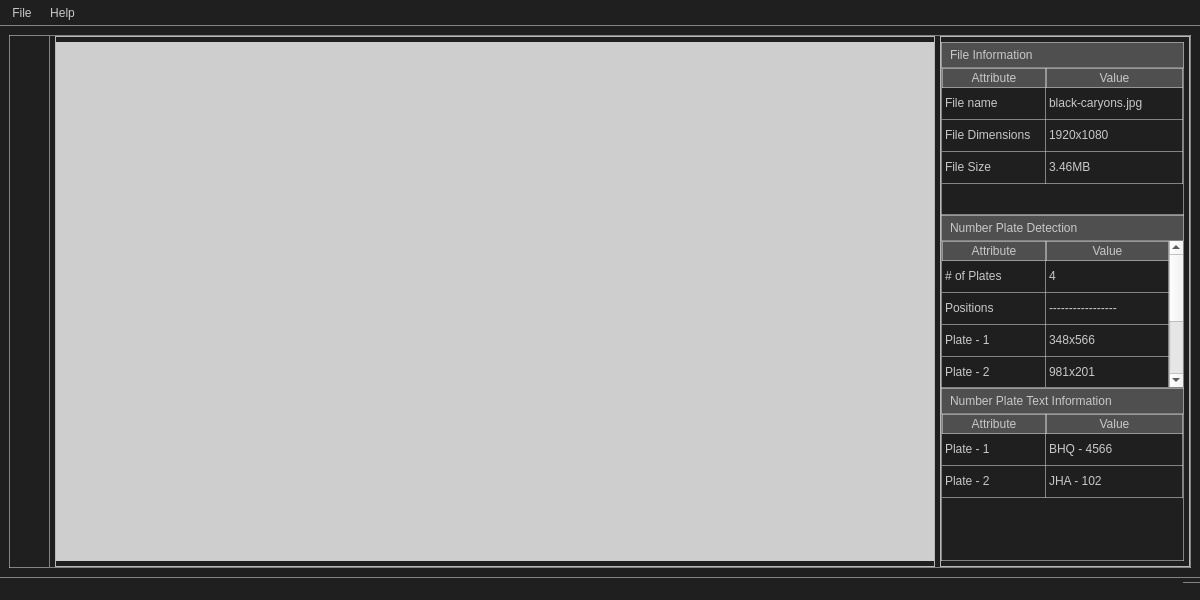
<?xml version="1.0" encoding="UTF-8"?>
<ui version="4.0">
 <class>MainWindow</class>
 <widget class="QMainWindow" name="MainWindow">
  <property name="geometry">
   <rect>
    <x>0</x>
    <y>0</y>
    <width>1200</width>
    <height>600</height>
   </rect>
  </property>
  <property name="minimumSize">
   <size>
    <width>800</width>
    <height>600</height>
   </size>
  </property>
  <property name="windowTitle">
   <string>MainWindow</string>
  </property>
  <property name="styleSheet">
   <string notr="true">QWidget#centralwidget {
background-color: rgb(31, 31, 31);
}
QMenuBar {
background-color: rgb(31, 31, 31);
}
QMenu {
background-color: rgb(31, 31, 31);
}
QStatusBar {
background-color: rgb(31, 31, 31);
}</string>
  </property>
  <widget class="QWidget" name="centralwidget">
   <property name="styleSheet">
    <string notr="true">QFrame#mainframe {
border: 1px solid rgba(200, 200, 200, 150);
}</string>
   </property>
   <layout class="QHBoxLayout" name="horizontalLayout_3">
    <item>
     <widget class="QFrame" name="mainframe">
      <property name="sizePolicy">
       <sizepolicy hsizetype="Expanding" vsizetype="Expanding">
        <horstretch>1</horstretch>
        <verstretch>1</verstretch>
       </sizepolicy>
      </property>
      <property name="styleSheet">
       <string notr="true">QFrame#toolFrame {
	border: 1px solid rgba(200, 200, 200, 150);
	border-bottom: none;
	border-left: none;
	border-top: none
}</string>
      </property>
      <property name="frameShape">
       <enum>QFrame::StyledPanel</enum>
      </property>
      <property name="frameShadow">
       <enum>QFrame::Raised</enum>
      </property>
      <layout class="QHBoxLayout" name="horizontalLayout_4">
       <property name="spacing">
        <number>5</number>
       </property>
       <property name="leftMargin">
        <number>0</number>
       </property>
       <property name="topMargin">
        <number>0</number>
       </property>
       <property name="rightMargin">
        <number>0</number>
       </property>
       <property name="bottomMargin">
        <number>0</number>
       </property>
       <item>
        <widget class="QFrame" name="toolFrame">
         <property name="sizePolicy">
          <sizepolicy hsizetype="Maximum" vsizetype="Expanding">
           <horstretch>0</horstretch>
           <verstretch>0</verstretch>
          </sizepolicy>
         </property>
         <property name="minimumSize">
          <size>
           <width>40</width>
           <height>0</height>
          </size>
         </property>
         <property name="maximumSize">
          <size>
           <width>40</width>
           <height>16777215</height>
          </size>
         </property>
         <property name="styleSheet">
          <string notr="true"/>
         </property>
         <property name="frameShape">
          <enum>QFrame::StyledPanel</enum>
         </property>
         <property name="frameShadow">
          <enum>QFrame::Raised</enum>
         </property>
         <layout class="QVBoxLayout" name="verticalLayout">
          <property name="leftMargin">
           <number>5</number>
          </property>
          <property name="topMargin">
           <number>5</number>
          </property>
          <property name="rightMargin">
           <number>5</number>
          </property>
          <property name="bottomMargin">
           <number>5</number>
          </property>
          <item>
           <widget class="QPushButton" name="new_btn">
            <property name="sizePolicy">
             <sizepolicy hsizetype="Expanding" vsizetype="Fixed">
              <horstretch>0</horstretch>
              <verstretch>0</verstretch>
             </sizepolicy>
            </property>
            <property name="minimumSize">
             <size>
              <width>30</width>
              <height>30</height>
             </size>
            </property>
            <property name="maximumSize">
             <size>
              <width>30</width>
              <height>30</height>
             </size>
            </property>
            <property name="cursor">
             <cursorShape>PointingHandCursor</cursorShape>
            </property>
            <property name="toolTip">
             <string>New</string>
            </property>
            <property name="styleSheet">
             <string notr="true">QPushButton {
background-color: transparent;
border-radius: 3px
}

QPushButton:hover {
background-color: rgb(85, 85, 85);
}</string>
            </property>
            <property name="text">
             <string/>
            </property>
            <property name="icon">
             <iconset>
              <normaloff>../images/new icon.png</normaloff>../images/new icon.png</iconset>
            </property>
            <property name="iconSize">
             <size>
              <width>20</width>
              <height>20</height>
             </size>
            </property>
           </widget>
          </item>
          <item>
           <widget class="QPushButton" name="scan_btn">
            <property name="sizePolicy">
             <sizepolicy hsizetype="Minimum" vsizetype="Fixed">
              <horstretch>0</horstretch>
              <verstretch>0</verstretch>
             </sizepolicy>
            </property>
            <property name="minimumSize">
             <size>
              <width>30</width>
              <height>30</height>
             </size>
            </property>
            <property name="maximumSize">
             <size>
              <width>30</width>
              <height>30</height>
             </size>
            </property>
            <property name="cursor">
             <cursorShape>PointingHandCursor</cursorShape>
            </property>
            <property name="toolTip">
             <string>Scan Number Plates</string>
            </property>
            <property name="styleSheet">
             <string notr="true">QPushButton {
background-color: transparent;
border-radius: 3px
}

QPushButton:hover {
background-color: rgb(85, 85, 85);
}</string>
            </property>
            <property name="text">
             <string/>
            </property>
            <property name="icon">
             <iconset>
              <normaloff>../images/scan icon.png</normaloff>../images/scan icon.png</iconset>
            </property>
            <property name="iconSize">
             <size>
              <width>25</width>
              <height>30</height>
             </size>
            </property>
           </widget>
          </item>
          <item>
           <widget class="QPushButton" name="scan_text_btn">
            <property name="sizePolicy">
             <sizepolicy hsizetype="Minimum" vsizetype="Fixed">
              <horstretch>0</horstretch>
              <verstretch>0</verstretch>
             </sizepolicy>
            </property>
            <property name="minimumSize">
             <size>
              <width>30</width>
              <height>30</height>
             </size>
            </property>
            <property name="maximumSize">
             <size>
              <width>30</width>
              <height>30</height>
             </size>
            </property>
            <property name="cursor">
             <cursorShape>PointingHandCursor</cursorShape>
            </property>
            <property name="toolTip">
             <string>Scan Number Plates Text</string>
            </property>
            <property name="styleSheet">
             <string notr="true">QPushButton {
background-color: transparent;
border-radius: 3px
}

QPushButton:hover {
background-color: rgb(85, 85, 85);
}</string>
            </property>
            <property name="text">
             <string/>
            </property>
            <property name="icon">
             <iconset>
              <normaloff>../images/scan text icon.png</normaloff>../images/scan text icon.png</iconset>
            </property>
            <property name="iconSize">
             <size>
              <width>30</width>
              <height>30</height>
             </size>
            </property>
           </widget>
          </item>
          <item>
           <widget class="QPushButton" name="reset_btn">
            <property name="sizePolicy">
             <sizepolicy hsizetype="Minimum" vsizetype="Fixed">
              <horstretch>0</horstretch>
              <verstretch>0</verstretch>
             </sizepolicy>
            </property>
            <property name="minimumSize">
             <size>
              <width>30</width>
              <height>30</height>
             </size>
            </property>
            <property name="maximumSize">
             <size>
              <width>30</width>
              <height>30</height>
             </size>
            </property>
            <property name="cursor">
             <cursorShape>PointingHandCursor</cursorShape>
            </property>
            <property name="toolTip">
             <string>Reset Canvas</string>
            </property>
            <property name="styleSheet">
             <string notr="true">QPushButton {
background-color: transparent;
border-radius: 3px
}

QPushButton:hover {
background-color: rgb(85, 85, 85);
}</string>
            </property>
            <property name="text">
             <string/>
            </property>
            <property name="icon">
             <iconset>
              <normaloff>../images/reset icon.png</normaloff>../images/reset icon.png</iconset>
            </property>
            <property name="iconSize">
             <size>
              <width>20</width>
              <height>20</height>
             </size>
            </property>
           </widget>
          </item>
          <item>
           <spacer name="verticalSpacer_4">
            <property name="orientation">
             <enum>Qt::Vertical</enum>
            </property>
            <property name="sizeHint" stdset="0">
             <size>
              <width>17</width>
              <height>373</height>
             </size>
            </property>
           </spacer>
          </item>
         </layout>
        </widget>
       </item>
       <item>
        <widget class="QFrame" name="canvasFrame">
         <property name="sizePolicy">
          <sizepolicy hsizetype="Preferred" vsizetype="Preferred">
           <horstretch>3</horstretch>
           <verstretch>0</verstretch>
          </sizepolicy>
         </property>
         <property name="minimumSize">
          <size>
           <width>880</width>
           <height>530</height>
          </size>
         </property>
         <property name="frameShape">
          <enum>QFrame::StyledPanel</enum>
         </property>
         <property name="frameShadow">
          <enum>QFrame::Raised</enum>
         </property>
         <layout class="QVBoxLayout" name="verticalLayout_2">
          <property name="leftMargin">
           <number>0</number>
          </property>
          <property name="topMargin">
           <number>5</number>
          </property>
          <property name="rightMargin">
           <number>0</number>
          </property>
          <property name="bottomMargin">
           <number>5</number>
          </property>
          <item>
           <widget class="QLabel" name="canvas">
            <property name="sizePolicy">
             <sizepolicy hsizetype="Preferred" vsizetype="Expanding">
              <horstretch>0</horstretch>
              <verstretch>1</verstretch>
             </sizepolicy>
            </property>
            <property name="styleSheet">
             <string notr="true">background-color: rgb(206, 206, 206);</string>
            </property>
            <property name="text">
             <string/>
            </property>
            <property name="pixmap">
             <pixmap>../images/image icon small.png</pixmap>
            </property>
            <property name="alignment">
             <set>Qt::AlignCenter</set>
            </property>
           </widget>
          </item>
         </layout>
        </widget>
       </item>
       <item>
        <widget class="QFrame" name="inspectorFrame">
         <property name="sizePolicy">
          <sizepolicy hsizetype="Expanding" vsizetype="Expanding">
           <horstretch>1</horstretch>
           <verstretch>0</verstretch>
          </sizepolicy>
         </property>
         <property name="minimumSize">
          <size>
           <width>250</width>
           <height>0</height>
          </size>
         </property>
         <property name="maximumSize">
          <size>
           <width>350</width>
           <height>16777215</height>
          </size>
         </property>
         <property name="styleSheet">
          <string notr="true">QTableView, QLabel {
color: rgba(200, 200, 200, 255);
background-color: transparent;
border: 1px solid rgba(200, 200, 200, 150);
}

QLabel {
	background-color: rgb(79, 79, 79);
	border-bottom: none;
	padding: 5px;
}</string>
         </property>
         <property name="frameShape">
          <enum>QFrame::StyledPanel</enum>
         </property>
         <property name="frameShadow">
          <enum>QFrame::Raised</enum>
         </property>
         <layout class="QVBoxLayout" name="verticalLayout_4">
          <property name="spacing">
           <number>0</number>
          </property>
          <property name="leftMargin">
           <number>0</number>
          </property>
          <property name="topMargin">
           <number>5</number>
          </property>
          <property name="rightMargin">
           <number>5</number>
          </property>
          <property name="bottomMargin">
           <number>5</number>
          </property>
          <item>
           <widget class="QLabel" name="label_5">
            <property name="text">
             <string>File Information</string>
            </property>
           </widget>
          </item>
          <item>
           <widget class="QTableWidget" name="infoTable">
            <property name="sizePolicy">
             <sizepolicy hsizetype="Expanding" vsizetype="Expanding">
              <horstretch>0</horstretch>
              <verstretch>1</verstretch>
             </sizepolicy>
            </property>
            <property name="styleSheet">
             <string notr="true">QHeaderView::section {
	background-color: rgb(79, 79, 79);
	color: rgb(200,200,200);
	border: 1px solid rgba(200,200,200, 150);
	margin: 0;
	padding: 0
}

QTableWidget {
	gridline-color: rgba(200,200,200, 150);
}</string>
            </property>
            <property name="frameShape">
             <enum>QFrame::VLine</enum>
            </property>
            <property name="sizeAdjustPolicy">
             <enum>QAbstractScrollArea::AdjustToContents</enum>
            </property>
            <property name="autoScrollMargin">
             <number>16</number>
            </property>
            <property name="editTriggers">
             <set>QAbstractItemView::NoEditTriggers</set>
            </property>
            <property name="dragEnabled">
             <bool>false</bool>
            </property>
            <property name="alternatingRowColors">
             <bool>false</bool>
            </property>
            <property name="selectionMode">
             <enum>QAbstractItemView::NoSelection</enum>
            </property>
            <property name="textElideMode">
             <enum>Qt::ElideLeft</enum>
            </property>
            <property name="verticalScrollMode">
             <enum>QAbstractItemView::ScrollPerPixel</enum>
            </property>
            <property name="horizontalScrollMode">
             <enum>QAbstractItemView::ScrollPerPixel</enum>
            </property>
            <property name="wordWrap">
             <bool>true</bool>
            </property>
            <property name="cornerButtonEnabled">
             <bool>false</bool>
            </property>
            <property name="rowCount">
             <number>3</number>
            </property>
            <attribute name="horizontalHeaderVisible">
             <bool>true</bool>
            </attribute>
            <attribute name="horizontalHeaderDefaultSectionSize">
             <number>104</number>
            </attribute>
            <attribute name="horizontalHeaderHighlightSections">
             <bool>false</bool>
            </attribute>
            <attribute name="horizontalHeaderShowSortIndicator" stdset="0">
             <bool>false</bool>
            </attribute>
            <attribute name="horizontalHeaderStretchLastSection">
             <bool>true</bool>
            </attribute>
            <attribute name="verticalHeaderVisible">
             <bool>false</bool>
            </attribute>
            <attribute name="verticalHeaderDefaultSectionSize">
             <number>32</number>
            </attribute>
            <attribute name="verticalHeaderShowSortIndicator" stdset="0">
             <bool>false</bool>
            </attribute>
            <attribute name="verticalHeaderStretchLastSection">
             <bool>false</bool>
            </attribute>
            <row>
             <property name="text">
              <string>1</string>
             </property>
            </row>
            <row/>
            <row/>
            <column>
             <property name="text">
              <string>Attribute</string>
             </property>
            </column>
            <column>
             <property name="text">
              <string>Value</string>
             </property>
            </column>
            <item row="0" column="0">
             <property name="text">
              <string>File name</string>
             </property>
            </item>
            <item row="0" column="1">
             <property name="text">
              <string>black-caryons.jpg</string>
             </property>
            </item>
            <item row="1" column="0">
             <property name="text">
              <string>File Dimensions</string>
             </property>
            </item>
            <item row="1" column="1">
             <property name="text">
              <string>1920x1080</string>
             </property>
            </item>
            <item row="2" column="0">
             <property name="text">
              <string>File Size</string>
             </property>
            </item>
            <item row="2" column="1">
             <property name="text">
              <string>3.46MB</string>
             </property>
            </item>
           </widget>
          </item>
          <item>
           <widget class="QLabel" name="label_6">
            <property name="text">
             <string>Number Plate Detection</string>
            </property>
           </widget>
          </item>
          <item>
           <widget class="QTableWidget" name="detectionTable">
            <property name="sizePolicy">
             <sizepolicy hsizetype="Expanding" vsizetype="Expanding">
              <horstretch>0</horstretch>
              <verstretch>1</verstretch>
             </sizepolicy>
            </property>
            <property name="styleSheet">
             <string notr="true">QHeaderView::section {
	background-color: rgb(79, 79, 79);
	color: rgb(200,200,200);
	border: 1px solid rgba(200,200,200, 150);
	margin: 0;
	padding: 0
}

QTableWidget {
	gridline-color: rgba(200,200,200, 150);
}</string>
            </property>
            <property name="frameShape">
             <enum>QFrame::VLine</enum>
            </property>
            <property name="lineWidth">
             <number>1</number>
            </property>
            <property name="sizeAdjustPolicy">
             <enum>QAbstractScrollArea::AdjustToContents</enum>
            </property>
            <property name="autoScrollMargin">
             <number>16</number>
            </property>
            <property name="editTriggers">
             <set>QAbstractItemView::NoEditTriggers</set>
            </property>
            <property name="dragEnabled">
             <bool>false</bool>
            </property>
            <property name="alternatingRowColors">
             <bool>false</bool>
            </property>
            <property name="selectionMode">
             <enum>QAbstractItemView::NoSelection</enum>
            </property>
            <property name="textElideMode">
             <enum>Qt::ElideLeft</enum>
            </property>
            <property name="verticalScrollMode">
             <enum>QAbstractItemView::ScrollPerPixel</enum>
            </property>
            <property name="horizontalScrollMode">
             <enum>QAbstractItemView::ScrollPerPixel</enum>
            </property>
            <property name="wordWrap">
             <bool>true</bool>
            </property>
            <property name="cornerButtonEnabled">
             <bool>false</bool>
            </property>
            <property name="rowCount">
             <number>7</number>
            </property>
            <attribute name="horizontalHeaderVisible">
             <bool>true</bool>
            </attribute>
            <attribute name="horizontalHeaderDefaultSectionSize">
             <number>104</number>
            </attribute>
            <attribute name="horizontalHeaderHighlightSections">
             <bool>false</bool>
            </attribute>
            <attribute name="horizontalHeaderShowSortIndicator" stdset="0">
             <bool>false</bool>
            </attribute>
            <attribute name="horizontalHeaderStretchLastSection">
             <bool>true</bool>
            </attribute>
            <attribute name="verticalHeaderVisible">
             <bool>false</bool>
            </attribute>
            <attribute name="verticalHeaderDefaultSectionSize">
             <number>32</number>
            </attribute>
            <attribute name="verticalHeaderShowSortIndicator" stdset="0">
             <bool>false</bool>
            </attribute>
            <attribute name="verticalHeaderStretchLastSection">
             <bool>false</bool>
            </attribute>
            <row>
             <property name="text">
              <string>1</string>
             </property>
            </row>
            <row/>
            <row/>
            <row/>
            <row/>
            <row/>
            <row/>
            <column>
             <property name="text">
              <string>Attribute</string>
             </property>
            </column>
            <column>
             <property name="text">
              <string>Value</string>
             </property>
            </column>
            <item row="0" column="0">
             <property name="text">
              <string># of Plates </string>
             </property>
            </item>
            <item row="0" column="1">
             <property name="text">
              <string>4</string>
             </property>
            </item>
            <item row="1" column="0">
             <property name="text">
              <string>Positions</string>
             </property>
            </item>
            <item row="1" column="1">
             <property name="text">
              <string>-----------------</string>
             </property>
            </item>
            <item row="2" column="0">
             <property name="text">
              <string>Plate - 1</string>
             </property>
            </item>
            <item row="2" column="1">
             <property name="text">
              <string>348x566</string>
             </property>
            </item>
            <item row="3" column="0">
             <property name="text">
              <string>Plate - 2</string>
             </property>
            </item>
            <item row="3" column="1">
             <property name="text">
              <string>981x201</string>
             </property>
            </item>
            <item row="4" column="0">
             <property name="text">
              <string>Accuracy</string>
             </property>
            </item>
            <item row="4" column="1">
             <property name="text">
              <string>-----------------</string>
             </property>
            </item>
            <item row="5" column="0">
             <property name="text">
              <string>Plate - 1</string>
             </property>
            </item>
            <item row="5" column="1">
             <property name="text">
              <string>86.17%</string>
             </property>
            </item>
            <item row="6" column="0">
             <property name="text">
              <string>Plate - 2</string>
             </property>
            </item>
            <item row="6" column="1">
             <property name="text">
              <string>95.33%</string>
             </property>
            </item>
           </widget>
          </item>
          <item>
           <widget class="QLabel" name="label_7">
            <property name="text">
             <string>Number Plate Text Information</string>
            </property>
           </widget>
          </item>
          <item>
           <widget class="QTableWidget" name="plateTextTable">
            <property name="sizePolicy">
             <sizepolicy hsizetype="Expanding" vsizetype="Expanding">
              <horstretch>0</horstretch>
              <verstretch>1</verstretch>
             </sizepolicy>
            </property>
            <property name="styleSheet">
             <string notr="true">QHeaderView::section {
	background-color: rgb(79, 79, 79);
	color: rgb(200,200,200);
	border: 1px solid rgba(200,200,200, 150);
	margin: 0;
	padding: 0
}

QTableWidget {
	gridline-color: rgba(200,200,200, 150);
}</string>
            </property>
            <property name="frameShape">
             <enum>QFrame::VLine</enum>
            </property>
            <property name="sizeAdjustPolicy">
             <enum>QAbstractScrollArea::AdjustToContents</enum>
            </property>
            <property name="autoScrollMargin">
             <number>16</number>
            </property>
            <property name="editTriggers">
             <set>QAbstractItemView::NoEditTriggers</set>
            </property>
            <property name="dragEnabled">
             <bool>false</bool>
            </property>
            <property name="alternatingRowColors">
             <bool>false</bool>
            </property>
            <property name="selectionMode">
             <enum>QAbstractItemView::NoSelection</enum>
            </property>
            <property name="textElideMode">
             <enum>Qt::ElideLeft</enum>
            </property>
            <property name="verticalScrollMode">
             <enum>QAbstractItemView::ScrollPerPixel</enum>
            </property>
            <property name="horizontalScrollMode">
             <enum>QAbstractItemView::ScrollPerPixel</enum>
            </property>
            <property name="wordWrap">
             <bool>true</bool>
            </property>
            <property name="cornerButtonEnabled">
             <bool>false</bool>
            </property>
            <property name="rowCount">
             <number>2</number>
            </property>
            <attribute name="horizontalHeaderVisible">
             <bool>true</bool>
            </attribute>
            <attribute name="horizontalHeaderDefaultSectionSize">
             <number>104</number>
            </attribute>
            <attribute name="horizontalHeaderHighlightSections">
             <bool>false</bool>
            </attribute>
            <attribute name="horizontalHeaderShowSortIndicator" stdset="0">
             <bool>false</bool>
            </attribute>
            <attribute name="horizontalHeaderStretchLastSection">
             <bool>true</bool>
            </attribute>
            <attribute name="verticalHeaderVisible">
             <bool>false</bool>
            </attribute>
            <attribute name="verticalHeaderDefaultSectionSize">
             <number>32</number>
            </attribute>
            <attribute name="verticalHeaderShowSortIndicator" stdset="0">
             <bool>false</bool>
            </attribute>
            <attribute name="verticalHeaderStretchLastSection">
             <bool>false</bool>
            </attribute>
            <row>
             <property name="text">
              <string>1</string>
             </property>
            </row>
            <row/>
            <column>
             <property name="text">
              <string>Attribute</string>
             </property>
            </column>
            <column>
             <property name="text">
              <string>Value</string>
             </property>
            </column>
            <item row="0" column="0">
             <property name="text">
              <string>Plate - 1</string>
             </property>
            </item>
            <item row="0" column="1">
             <property name="text">
              <string>BHQ - 4566</string>
             </property>
            </item>
            <item row="1" column="0">
             <property name="text">
              <string>Plate - 2</string>
             </property>
            </item>
            <item row="1" column="1">
             <property name="text">
              <string>JHA - 102</string>
             </property>
            </item>
           </widget>
          </item>
         </layout>
        </widget>
       </item>
      </layout>
     </widget>
    </item>
   </layout>
  </widget>
  <widget class="QMenuBar" name="menubar">
   <property name="geometry">
    <rect>
     <x>0</x>
     <y>0</y>
     <width>1200</width>
     <height>29</height>
    </rect>
   </property>
   <property name="styleSheet">
    <string notr="true">QMenuBar {
color: rgb(200, 200, 200);
border-bottom: 1px solid rgba(200, 200, 200, 150);
}

QMenuBar::item {
padding: 6px;
background-color: transparent
}

QMenuBar::item:selected {
	background-color: rgb(85, 85, 85);
}

QMenuBar::item:hover {
	background-color: rgb(85, 85, 85);
}</string>
   </property>
   <property name="defaultUp">
    <bool>false</bool>
   </property>
   <property name="nativeMenuBar">
    <bool>false</bool>
   </property>
   <widget class="QMenu" name="filemenu">
    <property name="autoFillBackground">
     <bool>false</bool>
    </property>
    <property name="styleSheet">
     <string notr="true">QMenu {
	color: rgb(200, 200, 200);
	width: 200px
}

QMenu::item {
	padding: 3px;
	padding-left: 10px;
}

QMenu::item:selected {
	background-color: rgb(85, 85, 85);
}

QMenu::item:hover {
	background-color: rgb(85, 85, 85);
}

QMenu::item:pressed {
	background-color: rgb(85, 85, 85);
	color: rgb(255, 255, 255);
}</string>
    </property>
    <property name="title">
     <string>File</string>
    </property>
    <property name="toolTipsVisible">
     <bool>false</bool>
    </property>
    <addaction name="actionNew"/>
    <addaction name="actionSave"/>
    <addaction name="actionSave_As"/>
    <addaction name="separator"/>
    <addaction name="actionGo_To_Menu"/>
    <addaction name="actionExit"/>
   </widget>
   <widget class="QMenu" name="menuOptions">
    <property name="styleSheet">
     <string notr="true">QMenu {
	color: rgb(200, 200, 200);
	width: 200px
}

QMenu::item {
	padding: 3px;
	padding-left: 10px;
	width: 100%
}

QMenu::item:selected {
	background-color: rgb(85, 85, 85);
}

QMenu::item:hover {
	background-color: rgb(85, 85, 85);
}

QMenu::item:pressed {
	background-color: rgb(85, 85, 85);
	color: rgb(255, 255, 255);
}</string>
    </property>
    <property name="title">
     <string>Help</string>
    </property>
    <addaction name="actionPrivacy_Policy"/>
    <addaction name="separator"/>
    <addaction name="actionDownload_Code"/>
   </widget>
   <addaction name="filemenu"/>
   <addaction name="menuOptions"/>
  </widget>
  <widget class="QStatusBar" name="statusbar">
   <property name="styleSheet">
    <string notr="true">border-top: 1px solid rgba(200, 200, 200, 150);
color: rgba(200, 200, 200, 255);</string>
   </property>
  </widget>
  <action name="actionNew">
   <property name="text">
    <string>New</string>
   </property>
   <property name="statusTip">
    <string>Ctrl + N</string>
   </property>
   <property name="whatsThis">
    <string/>
   </property>
   <property name="shortcut">
    <string>Ctrl+N</string>
   </property>
  </action>
  <action name="actionSave">
   <property name="text">
    <string>Save</string>
   </property>
   <property name="statusTip">
    <string>Ctrl + S</string>
   </property>
   <property name="shortcut">
    <string>Ctrl+S</string>
   </property>
  </action>
  <action name="actionSave_As">
   <property name="text">
    <string>Save As</string>
   </property>
  </action>
  <action name="actionExport_Stats_to_CSV">
   <property name="text">
    <string>Export Stats to CSV</string>
   </property>
  </action>
  <action name="actionGo_To_Menu">
   <property name="text">
    <string>Go to Menu</string>
   </property>
  </action>
  <action name="actionPrivacy_Stament">
   <property name="text">
    <string>Privacy Statment</string>
   </property>
  </action>
  <action name="actionPrivacy_Policy">
   <property name="text">
    <string>Privacy Policy</string>
   </property>
  </action>
  <action name="actionDownload_Code">
   <property name="text">
    <string>Download Code</string>
   </property>
  </action>
  <action name="actionExit">
   <property name="text">
    <string>Exit</string>
   </property>
  </action>
 </widget>
 <resources/>
 <connections/>
</ui>
